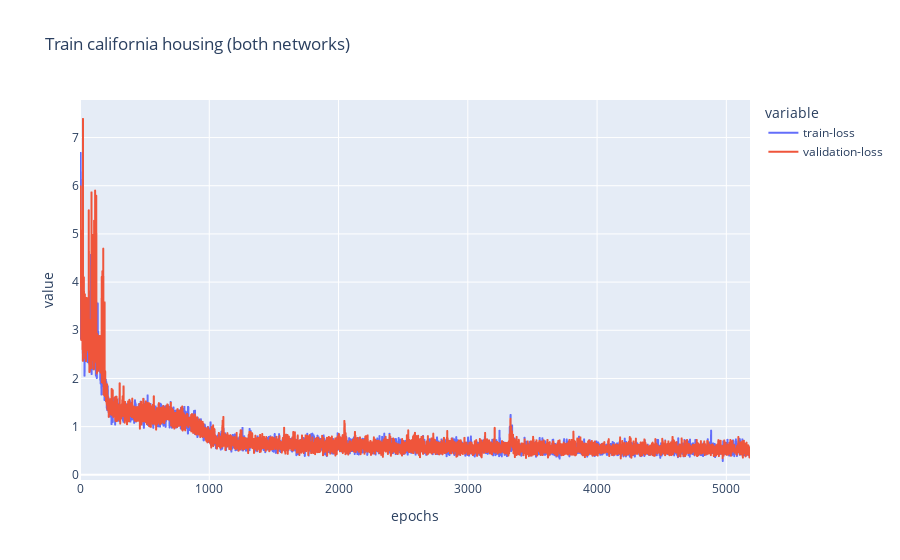

The code cell stored with this chart in its notebook:
### Code cell
n1 = xai.Network.dense(
    input_dim=(8,),
    output_dim=(5,)
)


n2 = xai.Network.dense(
    input_dim=(5,),
    output_dim=(1,)
)

n3 = n1 + n2

n3.adam().fit(
    X_train=X_train,
    Y_train=Y_train,
    X_val=X_val,
    Y_val=Y_val,
    batch_size=256,
    epochs=10_000,
    loss_criterion="MSELoss",
    early_stop_count=1000,
    verbose=True,
    info="Train california housing (both networks)"
).plot_loss()

### Figure 1 — Plotly figure (JSON) as saved in the notebook; plotly's stock layout.template omitted (floating-point values rounded to 4 significant figures; data arrays with more than 128 entries replaced by an {"elided": "..."} marker saying what was removed)
{"data": [{"hovertemplate": "variable=train-loss<br>epochs=%{x}<br>value=%{y}<extra></extra>", "legendgroup": "train-loss", "line": {"color": "#636efa", "dash": "solid"}, "marker": {"symbol": "circle"}, "mode": "lines", "name": "train-loss", "showlegend": true, "type": "scattergl", "x": {"elided": "5184 int values"}, "xaxis": "x", "y": {"elided": "5184 float values"}, "yaxis": "y"}, {"hovertemplate": "variable=validation-loss<br>epochs=%{x}<br>value=%{y}<extra></extra>", "legendgroup": "validation-loss", "line": {"color": "#EF553B", "dash": "solid"}, "marker": {"symbol": "circle"}, "mode": "lines", "name": "validation-loss", "showlegend": true, "type": "scattergl", "x": {"elided": "5184 int values"}, "xaxis": "x", "y": {"elided": "5184 float values"}, "yaxis": "y"}], "layout": {"legend": {"title": {"text": "variable"}, "tracegroupgap": 0}, "title": {"text": "Train california housing (both networks)"}, "xaxis": {"anchor": "y", "domain": [0, 1], "title": {"text": "epochs"}}, "yaxis": {"anchor": "x", "domain": [0, 1], "title": {"text": "value"}}}}
